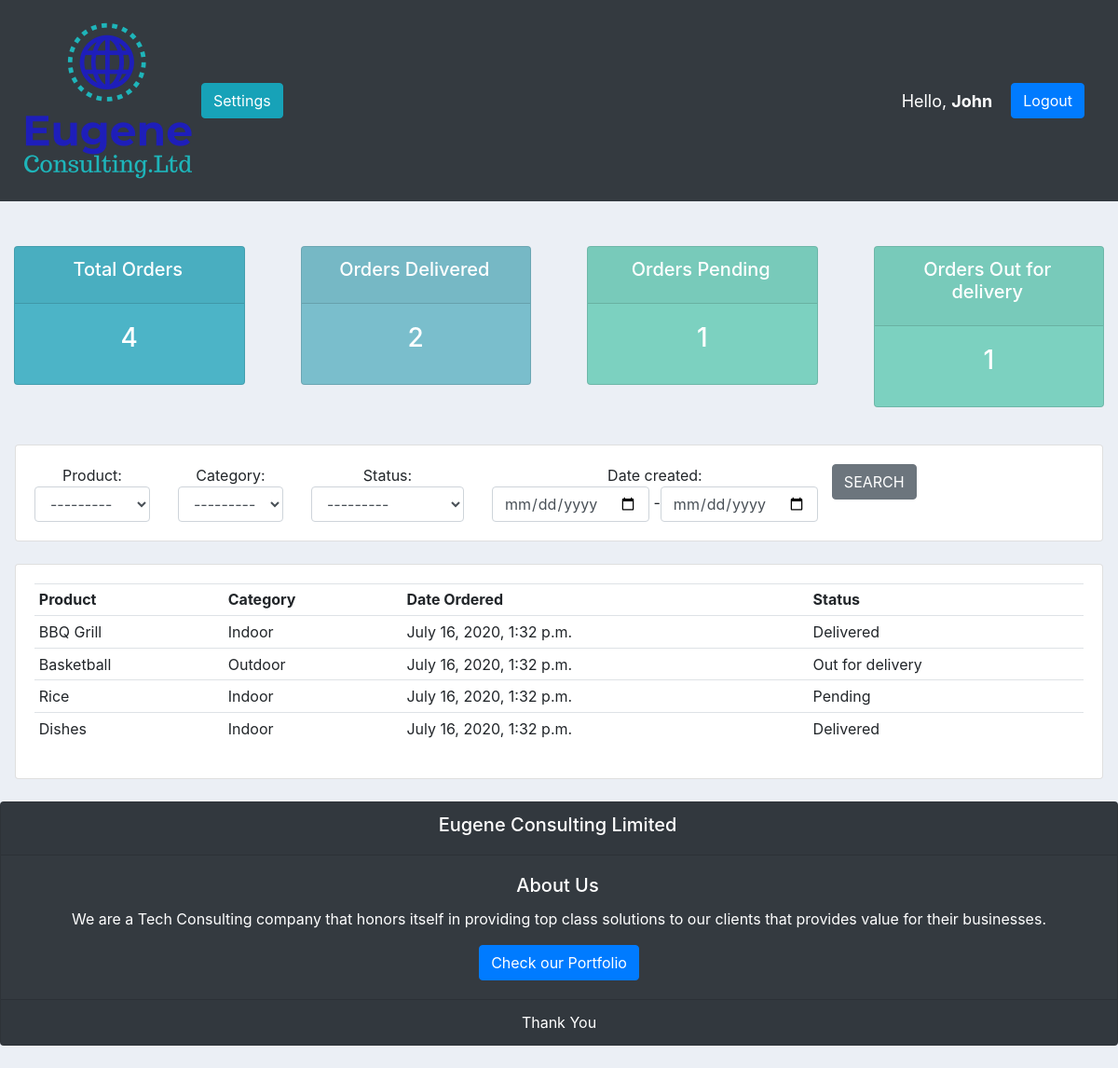
/user/ (signed in), run on the app's committed database.
### accounts/models.py (models this page shows, shortened)
class Order(models.Model):
    STATUS = (
        ('Pending', 'Pending'),
        ('Out for delivery', 'Out for delivery'),
        ('Delivered', 'Delivered'),
    )
    CATEGORY = (
        ('Indoor', 'Indoor'),
        ('Outdoor', 'Outdoor'),
    )
    customer = models.ForeignKey(
        Customer, null=True, on_delete=models.SET_NULL)
    product = models.ForeignKey(Product, null=True, on_delete=models.SET_NULL)
    category = models.CharField(max_length=100, null=True, choices=CATEGORY)
    date_created = models.DateTimeField(auto_now_add=True, null=True)
    status = models.CharField(max_length=100, null=True, choices=STATUS)
    note = models.CharField(max_length=100, null=True)

class Product(models.Model):
    CATEGORY = (
        ('Indoor', 'Indoor'),
        ('Outdoor', 'Outdoor'),
    )
    name = models.CharField(max_length=100, null=True)
    price = models.FloatField(null=True)
    category = models.CharField(max_length=100, null=True, choices=CATEGORY)
    description = models.CharField(max_length=200, null=True, blank=True)
    date_created = models.DateTimeField(auto_now_add=True, null=True)
    tag = models.ManyToManyField(Tag)
    def __str__(self):
        return self.name

### accounts/decorators.py (the view)
        def wrapper_func(request, *args, **kwargs):
            group = None
            if request.user.groups.exists():
                group = request.user.groups.all()[0].name
            if group in allowed_roles:
                return view_func(request, *args, **kwargs)
            else:
                return HttpResponse('You are not authorized to view this page')

### accounts/views.py (called while the page is built)
@login_required(login_url='login')
@allowed_users(allowed_roles=['customer'])
def userPage(request):
    orders = request.user.customer.order_set.all()
    total_orders = orders.count()
    delivered = orders.filter(status='Delivered').count()
    pending = orders.filter(status='Pending').count()
    out_for_delivery = orders.filter(status='Out for delivery').count()
    myFilter = OrderFilter(request.GET, queryset=orders)
    orders = myFilter.qs
    context = {
        'orders': orders,
        'total_orders': total_orders,
        'delivered': delivered,
        'pending': pending,
        'out_for_delivery': out_for_delivery,
        'myFilter': myFilter,
    }
    return render(request, 'accounts/user.html', context)

### accounts/templates/accounts/user.html (shortened to what this page needs)
{% extends 'accounts/main.html' %}
{% load bootstrap4 %}
{% load widget_tweaks %}
{% block content %}
{% include 'accounts/status.html' %}
<br>
<div class="card card-body ml-3 mr-3">
	<form method="GET" action="" class="form-inline">
		<div class="row">
			<div class="col-auto">
				{{ myFilter.form.product.label_tag }}
				{% render_field myFilter.form.product class="form-control" %}
			</div>
			<br>
			<div class="col-auto">
				{{ myFilter.form.category.label_tag }}
				{% render_field myFilter.form.category class="form-control" %}
			</div>
			<br>
			<div class="col-auto">
				{{ myFilter.form.status.label_tag }}
				{% render_field myFilter.form.status class="form-control" %}
			</div>
			<br>
			<div class="col-auto">
				{{ myFilter.form.date_created.label_tag }}
				{% render_field myFilter.form.date_created class="form-control" %}
			</div>
			<div>
				<button type="submit" class="btn btn-secondary">SEARCH</button>
			</div>
		</div>
	</form>
</div>
<br>
<div class="row">
	<div class="col-md">
		<div class="card card-body ml-3 mr-3">
			<table class="table table-sm">
				<tr>
					<th>Product</th>
					<th>Category</th>
					<th>Date Ordered</th>
					<th>Status</th>
				</tr>
				{% for order in orders %}
				<tr>
					<td>{{ order.product }}</td>
					<td>{{ order.category }}</td>
					<td>{{ order.date_created }}</td>
					<td>{{ order.status }}</td>
				</tr>
				{% endfor %}
			</table>
		</div>
	</div>
</div>
{% endblock %}

### accounts/templates/accounts/navbar.html (shortened to what this page needs)
{% load static %}
<nav class="navbar navbar-expand-lg navbar-dark bg-dark">
  <img src="{% static '/images/eugeneconsulting.png' %}">
  <div class="collapse navbar-collapse" id="navbarNav">
    <ul class="navbar-nav">
      {% if request.user.is_staff %}
      <li class="nav-item active">
        <a class="nav-link" href="{% url 'home' %}">Dashboard</a>
      </li>
      <li class="nav-item">
        <a class="nav-link" href="{% url 'products' %}">Products</a>
      </li>
      {% else %}
      <li class="nav-item">
        <span><a class="btn btn-info" href="{% url 'account_settings' %}">Settings</a></span>
      </li>
      {% endif %}
    </ul>
  </div>
  <span class="hello-msg">Hello, <strong>{{request.user.username}}</strong></span>
  <span class="hello-msg"><a class="btn btn-primary" href="{% url 'logout' %}">Logout</a></span>
</nav>
<br>

### static/css/main.css (style rules this page uses)
body { background-color: #ebeff5; }

### accounts/templates/accounts/navbar.html (style rules this page uses)
.hello-msg { font-size: 18px; color: #fff; margin-right: 20px; }

### data on the page
Order: product "BBQ Grill", category "Indoor", date_created "July 16, 2020, 1:32 p.m.", status "Delivered"
Order: product "Basketball", category "Outdoor", date_created "July 16, 2020, 1:32 p.m.", status "Out for delivery"
Order: product "Rice", category "Indoor", date_created "July 16, 2020, 1:32 p.m.", status "Pending"
Order: product "Dishes", category "Indoor", date_created "July 16, 2020, 1:32 p.m.", status "Delivered"

### other printed values
{{ request.user.username }} "John"
{{ total_orders }} "4"
{{ delivered }} "2"
{{ pending }} "1"
{{ out_for_delivery }} "1"
{{ myFilter.form.product.label_tag }} "Product:"
{{ myFilter.form.category.label_tag }} "Category:"
{{ myFilter.form.status.label_tag }} "Status:"
{{ myFilter.form.date_created.label_tag }} "Date created:"
